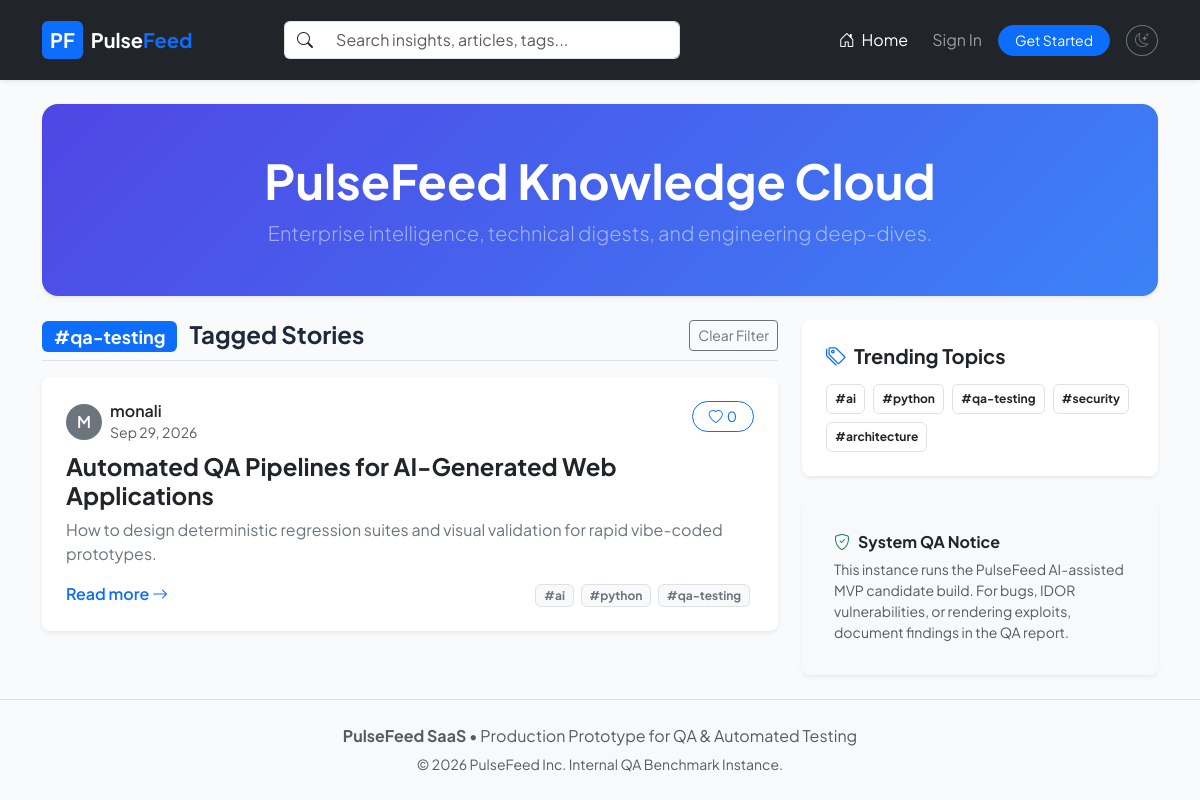
/?tag=qa-testing, run on the app's committed database.
### core/models.py (models this page shows, shortened)
class Article(models.Model):
    title = models.CharField(max_length=255)
    slug = models.SlugField(max_length=280, unique=True, blank=True)
    description = models.TextField(blank=True)
    body = models.TextField()
    author = models.ForeignKey(User, on_delete=models.CASCADE, related_name='articles')
    tags = models.ManyToManyField(Tag, blank=True, related_name='articles')
    favorites = models.ManyToManyField(User, blank=True, related_name='favorite_articles')
    created_at = models.DateTimeField(auto_now_add=True)
    updated_at = models.DateTimeField(auto_now=True)

class Tag(models.Model):
    name = models.CharField(max_length=50, unique=True)
    slug = models.SlugField(max_length=50, unique=True)

### core/views.py (the view)
# urls.py: path('', views.feed_view, name='feed'),
def feed_view(request):
    tag_filter = request.GET.get('tag')
    search_query = request.GET.get('q', '').strip()
    articles = Article.objects.all().select_related('author').prefetch_related('tags', 'favorites').order_by('-created_at')
    if tag_filter:
        articles = articles.filter(tags__slug=tag_filter)
    if search_query:
        articles = articles.filter(title__icontains=search_query)
    popular_tags = Tag.objects.all()[:15]
    return render(request, 'index.html', {
        'articles': articles,
        'popular_tags': popular_tags,
        'current_tag': tag_filter,
        'search_query': search_query,
    })

### templates/index.html (shortened to what this page needs)
{% extends 'base.html' %}
{% block content %}
<div class="container">
    <div class="hero-section text-center p-5 mb-4 rounded-4 shadow-sm bg-gradient-primary text-white">
        <h1 class="display-5 fw-bold mb-2">PulseFeed Knowledge Cloud</h1>
        <p class="lead mb-0 text-white-50">Enterprise intelligence, technical digests, and engineering deep-dives.</p>
    </div>
    <div class="row g-4">
        <div class="col-lg-8">
            <div class="d-flex justify-content-between align-items-center mb-3 pb-2 border-bottom">
                <h4 class="fw-bold mb-0">
                    {% if current_tag %}
                        <span class="badge bg-primary me-2">#{{ current_tag }}</span> Tagged Stories
                    {% elif search_query %}
                        Results for "<span class="text-primary">{{ search_query }}</span>"
                    {% else %}
                        Global Articles Feed
                    {% endif %}
                </h4>
                {% if current_tag or search_query %}
                    <a href="{% url 'feed' %}" class="btn btn-sm btn-outline-secondary">Clear Filter</a>
                {% endif %}
            </div>
            {% for article in articles %}
                <div class="card mb-3 article-card shadow-sm border-0 rounded-3" data-article-id="{{ article.id }}">
                    <div class="card-body p-4">
                        <div class="d-flex justify-content-between align-items-start mb-2">
                            <div class="d-flex align-items-center gap-2">
                                <span class="avatar-sm bg-secondary text-white rounded-circle text-center">{{ article.author.username|slice:":1"|upper }}</span>
                                <div>
                                    <h6 class="mb-0 fw-semibold text-dark">{{ article.author.username }}</h6>
                                    <small class="text-muted">{{ article.created_at|date:"M d, Y" }}</small>
                                </div>
                            </div>
                            <button class="btn btn-sm btn-outline-primary favorite-btn d-flex align-items-center gap-1 rounded-pill px-3" data-id="{{ article.id }}">
                                <i class="bi bi-heart"></i>
                                <span class="fav-count">{{ article.favorites.count }}</span>
                            </button>
                        </div>
                        <h4 class="card-title fw-bold mt-2">
                            <a href="{% url 'article_detail' slug=article.slug %}" class="text-decoration-none text-dark hover-primary">
                                {{ article.title }}
                            </a>
                        </h4>
                        <p class="card-text text-secondary mb-3">{{ article.description|default:article.body|truncatechars:180 }}</p>
                        <div class="d-flex justify-content-between align-items-center">
                            <a href="{% url 'article_detail' slug=article.slug %}" class="text-primary text-decoration-none fw-semibold read-more-link">
                                Read more <i class="bi bi-arrow-right"></i>
                            </a>
                            <div class="tags-container">
                                {% for tag in article.tags.all %}
                                    <a href="{% url 'feed' %}?tag={{ tag.slug }}" class="badge bg-light text-secondary border text-decoration-none me-1">#{{ tag.name }}</a>
                                {% endfor %}
                            </div>
                        </div>
                    </div>
                </div>
            {% endfor %}
        </div>
        <div class="col-lg-4">
            <div class="card shadow-sm border-0 rounded-3 mb-4 popular-tags-card">
                <div class="card-body p-4">
                    <h5 class="fw-bold mb-3"><i class="bi bi-tags me-2 text-primary"></i>Trending Topics</h5>
                    <div class="d-flex flex-wrap gap-2">
                        {% for tag in popular_tags %}
                            <a href="{% url 'feed' %}?tag={{ tag.slug }}" class="badge bg-white border text-dark p-2 text-decoration-none hover-shadow">
                                #{{ tag.name }}
                            </a>
                        {% empty %}
                            <p class="text-muted small mb-0">No tags available.</p>
                        {% endfor %}
                    </div>
                </div>
            </div>
            <div class="card shadow-sm border-0 rounded-3 bg-light p-3">
                <div class="card-body">
                    <h6 class="fw-bold"><i class="bi bi-shield-check me-2 text-success"></i>System QA Notice</h6>
                    <p class="small text-muted mb-0">
                        This instance runs the PulseFeed AI-assisted MVP candidate build. For bugs, IDOR vulnerabilities, or rendering exploits, document findings in the QA report.
                    </p>
                </div>
            </div>
        </div>
    </div>
</div>
{% endblock %}

### static/css/style.css (style rules this page uses)
:root { --primary-color: #4f46e5; --primary-hover: #4338ca; --bg-light: #f8fafc; --text-dark: #1e293b; --text-muted: #64748b; --card-bg: #ffffff; --border-color: #e2e8f0; }
body { font-family: 'Plus Jakarta Sans', -apple-system, BlinkMacSystemFont, "Segoe UI", Roboto, sans-serif; background-color: var(--bg-light); color: var(--text-dark); min-height: 100vh; display: flex; flex-direction: column; transition: background-color 0.2s ease, color 0.2s ease; }
.bg-gradient-primary { background: linear-gradient(135deg, #4f46e5 0%, #3b82f6 100%); }
.avatar-sm { width: 36px; height: 36px; display: inline-flex; align-items: center; justify-content: center; font-weight: 600; }
.article-card { transition: transform 0.15s ease, box-shadow 0.15s ease; }

### data on the page
Article: author.username "M", author.username "monali", created_at "Sep 29, 2026", favorites.count "0", title "Automated QA Pipelines for AI-Generated Web Applications", description "How to design deterministic regression suites and visual validation for rapid vibe-coded prototypes."
Tag: name "ai"
Tag: name "python"
Tag: name "qa-testing"
Tag: name "security"
Tag: name "architecture"

### other printed values
{{ current_tag }} "qa-testing"
